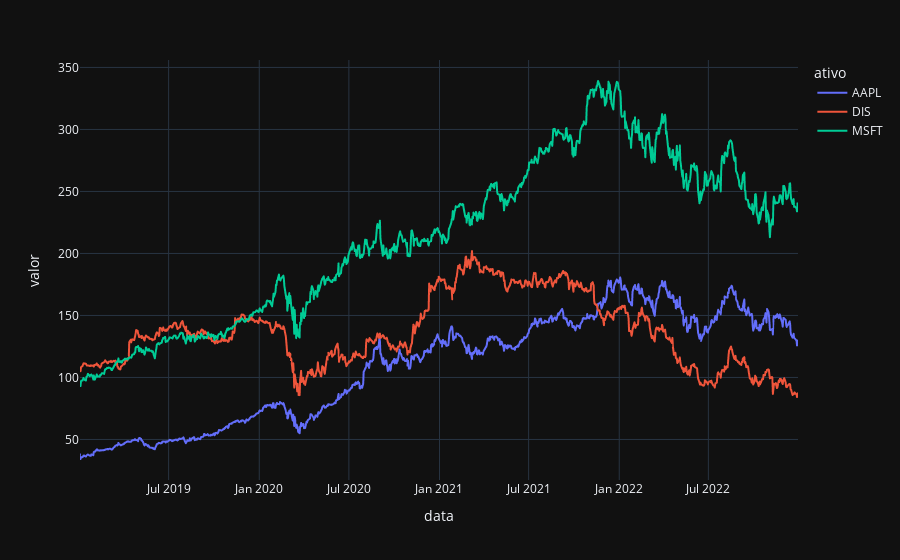

Notebook cell for this chart:
### Code cell
fig = px.line(amplitudade_vertical, x='data', y='valor', color='ativo', template='plotly_dark')
fig.show()

### Figure 1 — Plotly figure (JSON) as saved in the notebook; plotly's stock layout.template omitted (floating-point values rounded to 4 significant figures; data arrays with more than 128 entries replaced by an {"elided": "..."} marker saying what was removed)
{"data": [{"hovertemplate": "ativo=AAPL<br>data=%{x}<br>valor=%{y}<extra></extra>", "legendgroup": "AAPL", "line": {"color": "#636efa", "dash": "solid"}, "marker": {"symbol": "circle"}, "mode": "lines", "name": "AAPL", "showlegend": true, "type": "scattergl", "x": {"elided": "1008 str values"}, "xaxis": "x", "y": {"elided": "1008 float values"}, "yaxis": "y"}, {"hovertemplate": "ativo=DIS<br>data=%{x}<br>valor=%{y}<extra></extra>", "legendgroup": "DIS", "line": {"color": "#EF553B", "dash": "solid"}, "marker": {"symbol": "circle"}, "mode": "lines", "name": "DIS", "showlegend": true, "type": "scattergl", "x": {"elided": "1008 str values"}, "xaxis": "x", "y": {"elided": "1008 float values"}, "yaxis": "y"}, {"hovertemplate": "ativo=MSFT<br>data=%{x}<br>valor=%{y}<extra></extra>", "legendgroup": "MSFT", "line": {"color": "#00cc96", "dash": "solid"}, "marker": {"symbol": "circle"}, "mode": "lines", "name": "MSFT", "showlegend": true, "type": "scattergl", "x": {"elided": "1008 str values"}, "xaxis": "x", "y": {"elided": "1008 float values"}, "yaxis": "y"}], "layout": {"legend": {"title": {"text": "ativo"}, "tracegroupgap": 0}, "margin": {"t": 60}, "xaxis": {"anchor": "y", "domain": [0, 1], "title": {"text": "data"}}, "yaxis": {"anchor": "x", "domain": [0, 1], "title": {"text": "valor"}}}}
